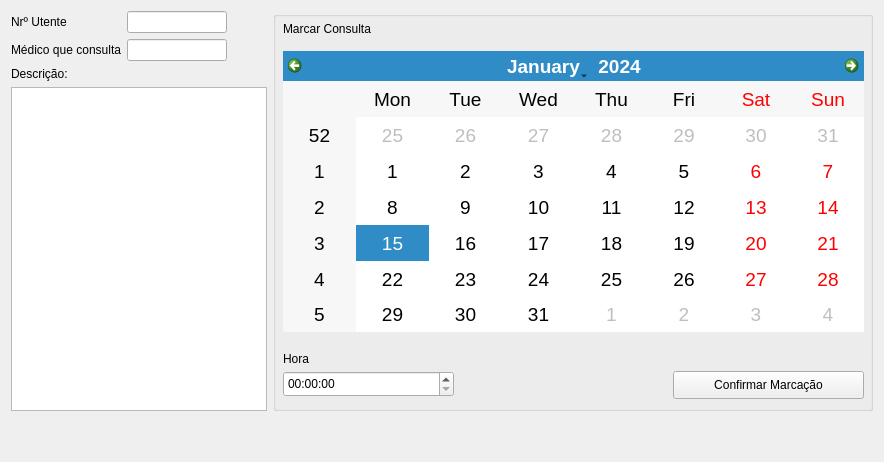
          <widget class="QWidget" name="tab_12">
           <attribute name="title">
            <string>Agendamento</string>
           </attribute>
           <layout class="QGridLayout" name="gridLayout_19">
            <item row="0" column="1" rowspan="2">
             <layout class="QGridLayout" name="gridLayout_20">
              <item row="0" column="0">
               <widget class="QGroupBox" name="scheduling_2">
                <property name="enabled">
                 <bool>true</bool>
                </property>
                <property name="minimumSize">
                 <size>
                  <width>600</width>
                  <height>400</height>
                 </size>
                </property>
                <property name="acceptDrops">
                 <bool>false</bool>
                </property>
                <property name="autoFillBackground">
                 <bool>false</bool>
                </property>
                <property name="styleSheet">
                 <string notr="true"/>
                </property>
                <property name="title">
                 <string/>
                </property>
                <widget class="QLabel" name="label_49">
                 <property name="geometry">
                  <rect>
                   <x>10</x>
                   <y>10</y>
                   <width>111</width>
                   <height>16</height>
                  </rect>
                 </property>
                 <property name="text">
                  <string>Marcar Consulta</string>
                 </property>
                </widget>
                <widget class="QCalendarWidget" name="calendarScheduling">
                 <property name="geometry">
                  <rect>
                   <x>10</x>
                   <y>40</y>
                   <width>581</width>
                   <height>281</height>
                  </rect>
                 </property>
                 <property name="font">
                  <font>
                   <pointsize>14</pointsize>
                  </font>
                 </property>
                </widget>
                <widget class="QTimeEdit" name="timeScheduling">
                 <property name="geometry">
                  <rect>
                   <x>10</x>
                   <y>360</y>
                   <width>171</width>
                   <height>26</height>
                  </rect>
                 </property>
                 <property name="minimumSize">
                  <size>
                   <width>150</width>
                   <height>0</height>
                  </size>
                 </property>
                </widget>
                <widget class="QLabel" name="label_53">
                 <property name="geometry">
                  <rect>
                   <x>10</x>
                   <y>340</y>
                   <width>111</width>
                   <height>16</height>
                  </rect>
                 </property>
                 <property name="text">
                  <string>Hora</string>
                 </property>
                </widget>
                <widget class="QPushButton" name="confirmScheduling">
                 <property name="geometry">
                  <rect>
                   <x>400</x>
                   <y>360</y>
                   <width>191</width>
                   <height>28</height>
                  </rect>
                 </property>
                 <property name="maximumSize">
                  <size>
                   <width>16777215</width>
                   <height>16777215</height>
                  </size>
                 </property>
                 <property name="font">
                  <font>
                   <family>Segoe UI</family>
                   <pointsize>9</pointsize>
                  </font>
                 </property>
                 <property name="text">
                  <string>Confirmar Marcação</string>
                 </property>
                </widget>
               </widget>
              </item>
             </layout>
            </item>
            <item row="2" column="1">
             <spacer name="verticalSpacer_7">
              <property name="orientation">
               <enum>Qt::Vertical</enum>
              </property>
              <property name="sizeHint" stdset="0">
               <size>
                <width>20</width>
                <height>40</height>
               </size>
              </property>
             </spacer>
            </item>
            <item row="1" column="0">
             <layout class="QGridLayout" name="gridLayout_21">
              <item row="1" column="0">
               <widget class="QLabel" name="label_38">
                <property name="text">
                 <string>Descrição:</string>
                </property>
               </widget>
              </item>
              <item row="2" column="0">
               <widget class="QTextEdit" name="app_description"/>
              </item>
             </layout>
            </item>
            <item row="0" column="0">
             <layout class="QFormLayout" name="formLayout_6">
              <item row="0" column="0">
               <widget class="QLabel" name="label_32">
                <property name="text">
                 <string>Nrº Utente</string>
                </property>
               </widget>
              </item>
              <item row="0" column="1">
               <widget class="QLineEdit" name="app_nrUtente">
                <property name="maximumSize">
                 <size>
                  <width>100</width>
                  <height>16777215</height>
                 </size>
                </property>
               </widget>
              </item>
              <item row="1" column="0">
               <widget class="QLabel" name="label_36">
                <property name="text">
                 <string>Médico que consulta</string>
                </property>
               </widget>
              </item>
              <item row="1" column="1">
               <widget class="QLineEdit" name="app_dtr">
                <property name="maximumSize">
                 <size>
                  <width>100</width>
                  <height>16777215</height>
                 </size>
                </property>
               </widget>
              </item>
             </layout>
            </item>
           </layout>
          </widget>
